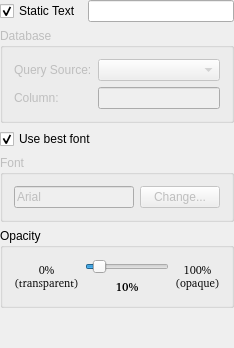
     <widget class="QWidget" name="tab3" >
      <attribute name="title" >
       <string>Watermark</string>
      </attribute>
      <layout class="QVBoxLayout" >
       <property name="spacing" >
        <number>6</number>
       </property>
       <property name="leftMargin" >
        <number>0</number>
       </property>
       <property name="topMargin" >
        <number>0</number>
       </property>
       <property name="rightMargin" >
        <number>0</number>
       </property>
       <property name="bottomMargin" >
        <number>0</number>
       </property>
       <item>
        <layout class="QHBoxLayout" >
         <property name="spacing" >
          <number>6</number>
         </property>
         <property name="leftMargin" >
          <number>0</number>
         </property>
         <property name="topMargin" >
          <number>0</number>
         </property>
         <property name="rightMargin" >
          <number>0</number>
         </property>
         <property name="bottomMargin" >
          <number>0</number>
         </property>
         <item>
          <widget class="QCheckBox" name="_cbWmStatic" >
           <property name="text" >
            <string>Static Text</string>
           </property>
           <property name="checked" >
            <bool>true</bool>
           </property>
          </widget>
         </item>
         <item>
          <widget class="QLineEdit" name="_leWmText" />
         </item>
        </layout>
       </item>
       <item>
        <widget class="QGroupBox" name="_gbWmDynamic" >
         <property name="enabled" >
          <bool>false</bool>
         </property>
         <property name="title" >
          <string>Database</string>
         </property>
         <layout class="QGridLayout" >
          <property name="leftMargin" >
           <number>11</number>
          </property>
          <property name="topMargin" >
           <number>11</number>
          </property>
          <property name="rightMargin" >
           <number>11</number>
          </property>
          <property name="bottomMargin" >
           <number>11</number>
          </property>
          <property name="horizontalSpacing" >
           <number>6</number>
          </property>
          <property name="verticalSpacing" >
           <number>6</number>
          </property>
          <item row="1" column="1" >
           <widget class="QLineEdit" name="_leWmColumn" />
          </item>
          <item row="1" column="0" >
           <widget class="QLabel" name="_lblWmColumn" >
            <property name="sizePolicy" >
             <sizepolicy vsizetype="Minimum" hsizetype="Preferred" >
              <horstretch>0</horstretch>
              <verstretch>0</verstretch>
             </sizepolicy>
            </property>
            <property name="text" >
             <string>Column:</string>
            </property>
           </widget>
          </item>
          <item row="0" column="0" >
           <widget class="QLabel" name="_lblWmQuery" >
            <property name="text" >
             <string>Query Source:</string>
            </property>
           </widget>
          </item>
          <item row="0" column="1" >
           <widget class="QueryComboBox" name="_cbWmQuery" />
          </item>
         </layout>
        </widget>
       </item>
       <item>
        <widget class="QCheckBox" name="_cbWmUseBest" >
         <property name="text" >
          <string>Use best font</string>
         </property>
         <property name="checked" >
          <bool>true</bool>
         </property>
        </widget>
       </item>
       <item>
        <widget class="QGroupBox" name="_gbWmFont" >
         <property name="enabled" >
          <bool>false</bool>
         </property>
         <property name="title" >
          <string>Font</string>
         </property>
         <layout class="QHBoxLayout" >
          <property name="spacing" >
           <number>6</number>
          </property>
          <property name="leftMargin" >
           <number>11</number>
          </property>
          <property name="topMargin" >
           <number>11</number>
          </property>
          <property name="rightMargin" >
           <number>11</number>
          </property>
          <property name="bottomMargin" >
           <number>11</number>
          </property>
          <item>
           <widget class="QLineEdit" name="_leWmFont" >
            <property name="text" >
             <string>Arial</string>
            </property>
            <property name="readOnly" >
             <bool>true</bool>
            </property>
           </widget>
          </item>
          <item>
           <widget class="QPushButton" name="_btnWmChangeFont" >
            <property name="text" >
             <string>Change...</string>
            </property>
           </widget>
          </item>
         </layout>
        </widget>
       </item>
       <item>
        <widget class="QGroupBox" name="_gbWmOpacity" >
         <property name="title" >
          <string>Opacity</string>
         </property>
         <layout class="QHBoxLayout" >
          <property name="spacing" >
           <number>6</number>
          </property>
          <property name="leftMargin" >
           <number>11</number>
          </property>
          <property name="topMargin" >
           <number>11</number>
          </property>
          <property name="rightMargin" >
           <number>11</number>
          </property>
          <property name="bottomMargin" >
           <number>11</number>
          </property>
          <item>
           <widget class="QLabel" name="_lblWmOpacityNone" >
            <property name="font" >
             <font>
              <family>Helvetica [Cronyx]</family>
              <pointsize>8</pointsize>
              <weight>50</weight>
              <italic>false</italic>
              <bold>false</bold>
              <underline>false</underline>
              <strikeout>false</strikeout>
             </font>
            </property>
            <property name="text" >
             <string>0%
(transparent)</string>
            </property>
            <property name="alignment" >
             <set>Qt::AlignCenter</set>
            </property>
           </widget>
          </item>
          <item>
           <layout class="QVBoxLayout" >
            <property name="spacing" >
             <number>6</number>
            </property>
            <property name="leftMargin" >
             <number>0</number>
            </property>
            <property name="topMargin" >
             <number>0</number>
            </property>
            <property name="rightMargin" >
             <number>0</number>
            </property>
            <property name="bottomMargin" >
             <number>0</number>
            </property>
            <item>
             <widget class="QSlider" name="_slWmOpacity" >
              <property name="maximum" >
               <number>255</number>
              </property>
              <property name="value" >
               <number>25</number>
              </property>
              <property name="orientation" >
               <enum>Qt::Horizontal</enum>
              </property>
              <property name="tickInterval" >
               <number>25</number>
              </property>
             </widget>
            </item>
            <item>
             <widget class="QLabel" name="_lblWmOpacity" >
              <property name="font" >
               <font>
                <family>Helvetica [Cronyx]</family>
                <pointsize>8</pointsize>
                <weight>75</weight>
                <italic>false</italic>
                <bold>true</bold>
                <underline>false</underline>
                <strikeout>false</strikeout>
               </font>
              </property>
              <property name="text" >
               <string>10%</string>
              </property>
              <property name="alignment" >
               <set>Qt::AlignCenter</set>
              </property>
             </widget>
            </item>
           </layout>
          </item>
          <item>
           <widget class="QLabel" name="_lblWmOpacityFull" >
            <property name="font" >
             <font>
              <family>Helvetica [Cronyx]</family>
              <pointsize>8</pointsize>
              <weight>50</weight>
              <italic>false</italic>
              <bold>false</bold>
              <underline>false</underline>
              <strikeout>false</strikeout>
             </font>
            </property>
            <property name="text" >
             <string>100%
(opaque)</string>
            </property>
            <property name="alignment" >
             <set>Qt::AlignCenter</set>
            </property>
           </widget>
          </item>
         </layout>
        </widget>
       </item>
       <item>
        <spacer>
         <property name="orientation" >
          <enum>Qt::Vertical</enum>
         </property>
         <property name="sizeType" >
          <enum>QSizePolicy::Expanding</enum>
         </property>
         <property name="sizeHint" >
          <size>
           <width>20</width>
           <height>40</height>
          </size>
         </property>
        </spacer>
       </item>
      </layout>
     </widget>
